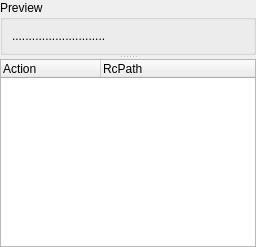
     <widget class="QSplitter" name="splitter_2">
      <property name="orientation">
       <enum>Qt::Vertical</enum>
      </property>
      <widget class="QGroupBox" name="groupBox">
       <property name="title">
        <string>Preview</string>
       </property>
       <layout class="QGridLayout" name="gridLayout">
        <item row="0" column="0">
         <widget class="QLabel" name="ViewLabel">
          <property name="text">
           <string>............................</string>
          </property>
          <property name="scaledContents">
           <bool>true</bool>
          </property>
          <property name="wordWrap">
           <bool>false</bool>
          </property>
         </widget>
        </item>
       </layout>
      </widget>
      <widget class="UpMouseQTreeWidget" name="ActionTree">
       <property name="dragEnabled">
        <bool>true</bool>
       </property>
       <property name="dragDropOverwriteMode">
        <bool>true</bool>
       </property>
       <property name="dragDropMode">
        <enum>QAbstractItemView::DragDrop</enum>
       </property>
       <property name="alternatingRowColors">
        <bool>true</bool>
       </property>
       <column>
        <property name="text">
         <string>Action</string>
        </property>
       </column>
       <column>
        <property name="text">
         <string>RcPath</string>
        </property>
       </column>
      </widget>
     </widget>
